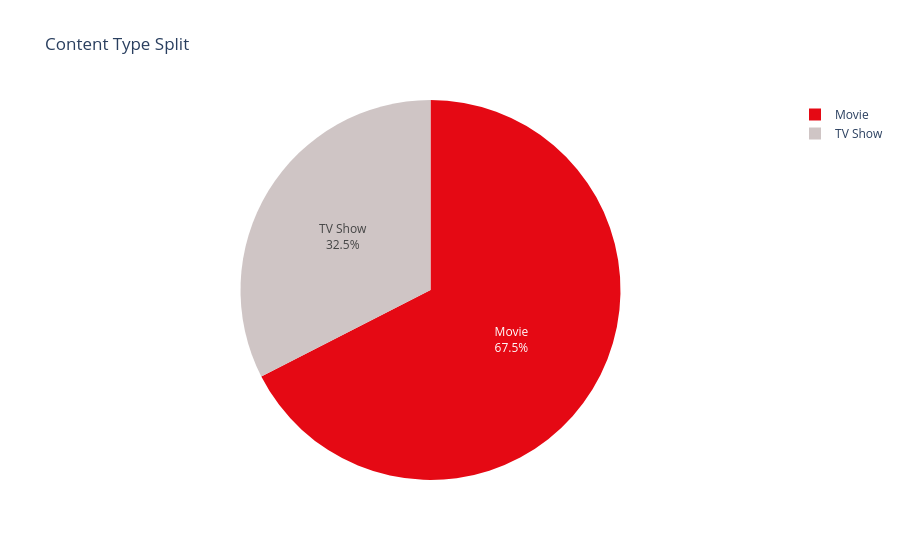
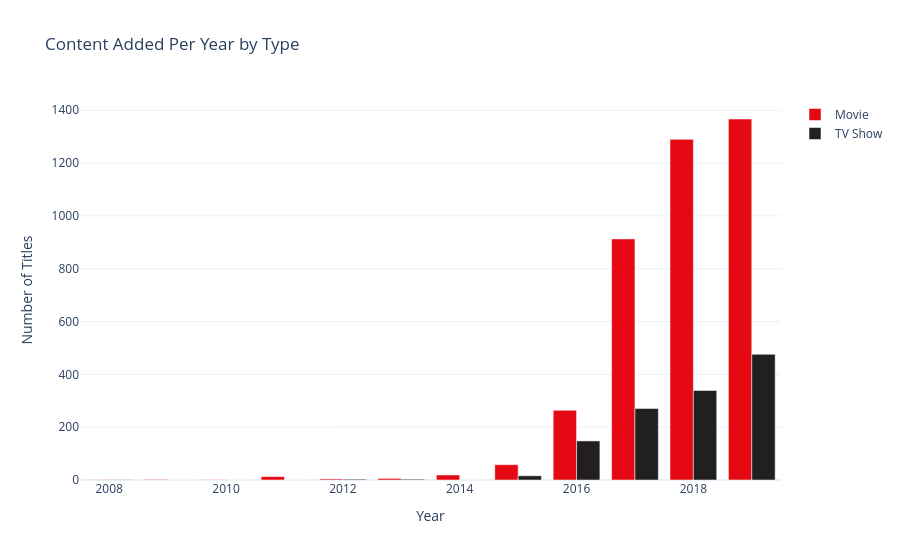

The cell these charts' notebook holds for them, in order:
### Markdown cell above
## 3. Movies vs TV Shows

### Code cell
type_counts = df['type'].value_counts()

fig_pie = go.Figure(go.Pie(
    labels=type_counts.index,
    values=type_counts.values,
    marker_colors=[NETFLIX_RED, '#CFC5C5'],
    textinfo='percent+label'
))
fig_pie.update_layout(title='Content Type Split', template='plotly_white')
fig_pie.show()

yearly = df.groupby(['year_added', 'type']).size().unstack(fill_value=0)
movie_series = yearly.get('Movie', pd.Series(0, index=yearly.index))
tv_series = yearly.get('TV Show', pd.Series(0, index=yearly.index))

fig_bar = go.Figure()
fig_bar.add_trace(go.Bar(x=yearly.index, y=movie_series.values, name='Movie', marker_color=NETFLIX_RED))
fig_bar.add_trace(go.Bar(x=yearly.index, y=tv_series.values, name='TV Show', marker_color='#221F1F'))
fig_bar.update_layout(
    title='Content Added Per Year by Type',
    xaxis_title='Year',
    yaxis_title='Number of Titles',
    barmode='group',
    template='plotly_white'
)
fig_bar.show()

print(f"\nFINDING: Netflix's catalogue is {type_counts['Movie']/len(df)*100:.1f}% Movies and {type_counts['TV Show']/len(df)*100:.1f}% TV Shows.")
print(f"TV Show additions grew faster than Movies from 2015 onward, reflecting a shift toward serialised content.")

### Figure 1 — Plotly figure (JSON) as saved in the notebook; plotly's stock layout.template omitted (floating-point values rounded to 4 significant figures)
{"data": [{"labels": ["Movie", "TV Show"], "marker": {"colors": ["#E50914", "#CFC5C5"]}, "textinfo": "percent+label", "type": "pie", "values": [3939, 1898]}], "layout": {"title": {"text": "Content Type Split"}}}

### Figure 2 — Plotly figure (JSON) as saved in the notebook; plotly's stock layout.template omitted (floating-point values rounded to 4 significant figures)
{"data": [{"marker": {"color": "#E50914"}, "name": "Movie", "type": "bar", "x": [2008, 2009, 2010, 2011, 2012, 2013, 2014, 2015, 2016, 2017, 2018, 2019], "y": [1, 2, 1, 13, 4, 6, 19, 58, 264, 913, 1290, 1367]}, {"marker": {"color": "#221F1F"}, "name": "TV Show", "type": "bar", "x": [2008, 2009, 2010, 2011, 2012, 2013, 2014, 2015, 2016, 2017, 2018, 2019], "y": [1, 0, 0, 0, 3, 3, 0, 16, 148, 271, 339, 476]}], "layout": {"barmode": "group", "title": {"text": "Content Added Per Year by Type"}, "xaxis": {"title": {"text": "Year"}}, "yaxis": {"title": {"text": "Number of Titles"}}}}
